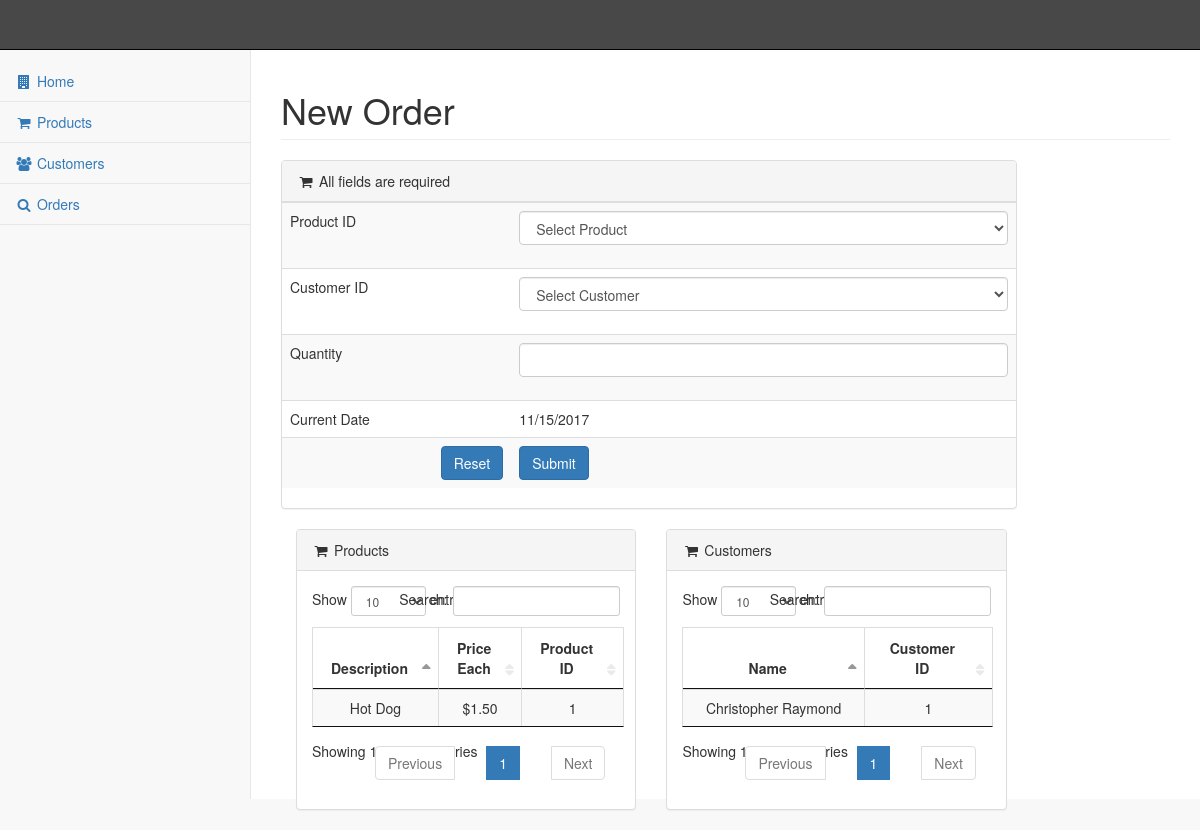
/pages/newOrder.php, run on an earlier commit of the app's database.
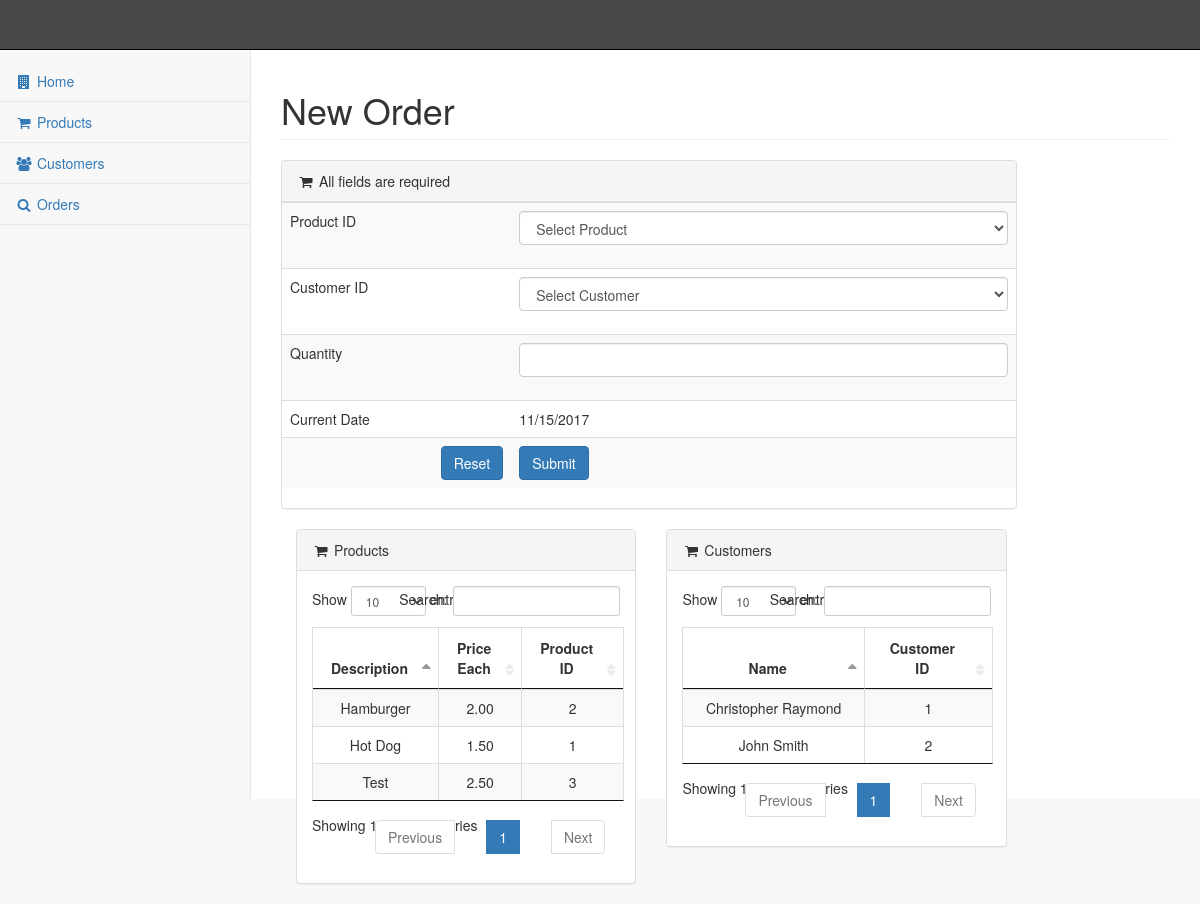
And on a later commit of the database.
### tables this page shows
CREATE TABLE IF NOT EXISTS `product` (
  `PRODUCT_ID` int NOT NULL AUTO_INCREMENT,
  `DESCRIPTION` varchar(256) NOT NULL,
  `TYPE` enum('APPETIZER','SALAD','BEVERAGE','MAINDISH','DESSERT') DEFAULT NULL,
  `QUANTITY` int NOT NULL,
  `COST` varchar(10) NOT NULL,
  `PRODUCT_IMAGE` varchar(256) NOT NULL,
  PRIMARY KEY (`PRODUCT_ID`)
);

CREATE TABLE IF NOT EXISTS `customer` (
  `NAME` varchar(254) NOT NULL,
  `PHONENO` varchar(12) NOT NULL,
  `ADDRESS` varchar(256) NOT NULL,
  `EMAIL` varchar(100) NOT NULL,
  `USERNAME` varchar(12) NOT NULL,
  `PASSWORD` varchar(12) NOT NULL,
  `CREATEDDATE` datetime NOT NULL,
  `IDNUMBER` int NOT NULL AUTO_INCREMENT,
  PRIMARY KEY (`IDNUMBER`),
  UNIQUE KEY `EMAIL_UNIQUE` (`EMAIL`)
);

### pages/newOrder.php (the view, shortened to what the changed rows need)
<?php include_once ($_SERVER ['DOCUMENT_ROOT'] . '/pages/header.php'); ?>
<body>
    <div id="page-wrapper">
        <div class="row">
            <div class="col-lg-12">
                <h1 class="page-header">New Order</h1>
            </div>
        </div>
        <div class="col-lg-5">
            <div class="panel panel-default">
				<div class="panel-body">
                    <table id="products" class="table table-striped table-bordered"><?php
							$query = "SELECT description, cost, product_id FROM PRODUCT ORDER BY product_id ASC";
							$result = $mysqli->query($query);
				            echo "<thead>";
					        	echo "<th style='text-align:center' width=\"" . 100/mysqli_num_fields($result) . "%\">Description</th>";
					        	echo "<th style='text-align:center' width=\"" . 100/mysqli_num_fields($result) . "%\">Price Each</th>";
				            	echo "<th style='text-align:center' width=\"" . 100/mysqli_num_fields($result) . "%\">Product ID</th>";
				            echo "</thead>";
				            echo "<tbody>";
				            	while($row = mysqli_fetch_array($result)){
				                  	echo "<tr>";
				                  	echo "<td align='center'>" . $row['description'] . "</td>";
				                  	echo "<td align='center'>" . $row['cost'] . "</td>";
				                  	echo "<td align='center'>" . $row['product_id'] . "</td>";
				                  	echo "</tr>";
				                  }
			                  ?>
			            </tbody>
					</table>
                </div>
			</div>
		</div>
        <div class="col-lg-5">
            <div class="panel panel-default">
				<div class="panel-body">
                    <table id="customers" class="table table-striped table-bordered"><?php
							$query = "SELECT name, idnumber FROM CUSTOMER ORDER BY IDNUMBER";
							$result = $mysqli->query($query);
				            echo "<thead>";
					        	echo "<th style='text-align:center' width=\"" . 2*(100/(mysqli_num_fields($result)+2)) . "%\">Name</th>";
	            				echo "<th style='text-align:center' width=\"" . 100/(mysqli_num_fields($result)+2) . "%\">Customer ID</th></tr>";
				            echo "</thead>";
				            echo "<tbody>";
				            	while($row = mysqli_fetch_array($result)){
				                  	echo "<tr>";
				                  	echo "<td align='center'>" . $row['name'] . "</td>";
            			      		echo "<td align='center'>" . $row['idnumber'] . "</td>";
            			      		echo "</tr>";
				                  }
			                  ?>
			            </tbody>
					</table>
                </div>
			</div>
		</div>
    </div>
</body>
<?php
    include_once ($_SERVER ['DOCUMENT_ROOT'] . '/pages/footer.php');
    ?>

What changed in the data, as far as the page shows it:
changed product "Hot Dog": COST "$1.50" → "1.50"
added product: DESCRIPTION "Hamburger", COST "2.00", PRODUCT_ID "2"
added product: DESCRIPTION "Test", COST "2.50", PRODUCT_ID "3"
added customer: NAME "John Smith", IDNUMBER "2"
